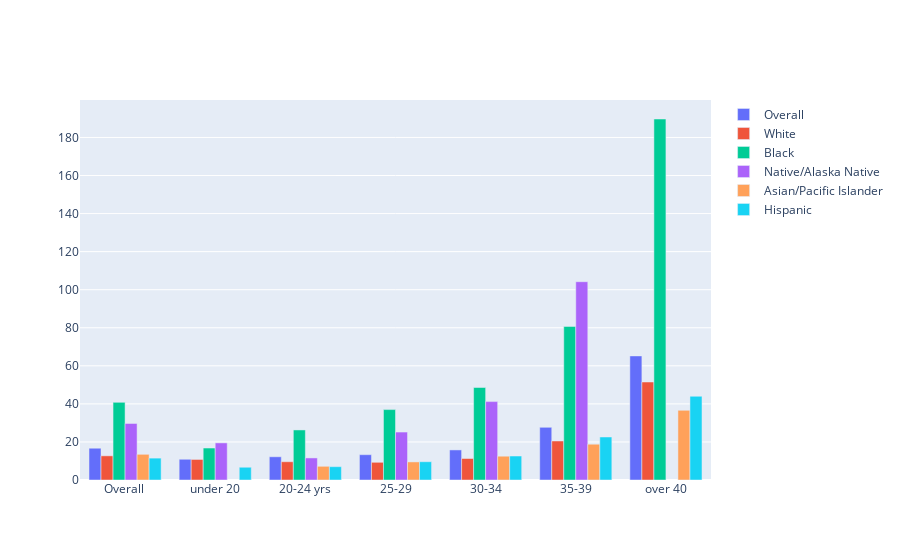

Write notebook code for a chart like this one.
### Code cell
fig = go.Figure(data=[
    go.Bar(name='Overall', x=df['Age Group'], y=df[' Total PRMR']),
    go.Bar(name='White', x=df['Age Group'], y=df['White PRMR']),
    go.Bar(name='Black', x=df['Age Group'], y=df['Black PRMR']),
    go.Bar(name='Native/Alaska Native', x=df['Age Group'], y=df['AI/AN PRMR']),
    go.Bar(name='Asian/Pacific Islander', x=df['Age Group'], y=df['Asian/ PI']),
    go.Bar(name='Hispanic', x=df['Age Group'], y=df['Hispanic PRMR']),
])
# Change the bar mode
fig.update_layout(barmode='group')
fig.show()

### Figure 1 — Plotly figure (JSON) as saved in the notebook; plotly's stock layout.template omitted (floating-point values rounded to 4 significant figures)
{"data": [{"name": "Overall", "type": "bar", "x": ["Overall ", "under 20", "20-24 yrs", "25-29", "30-34", "35-39", "over 40"], "y": [16.7, 10.9, 12.2, 13.3, 15.8, 27.7, 65.2]}, {"name": "White", "type": "bar", "x": ["Overall ", "under 20", "20-24 yrs", "25-29", "30-34", "35-39", "over 40"], "y": [12.7, 10.8, 9.6, 9.3, 11.3, 20.5, 51.5]}, {"name": "Black", "type": "bar", "x": ["Overall ", "under 20", "20-24 yrs", "25-29", "30-34", "35-39", "over 40"], "y": [40.8, 16.8, 26.3, 37, 48.6, 80.7, 189.7]}, {"name": "Native/Alaska Native", "type": "bar", "x": ["Overall ", "under 20", "20-24 yrs", "25-29", "30-34", "35-39", "over 40"], "y": [29.7, 19.5, 11.6, 25.2, 41.2, 104.2, null]}, {"name": "Asian/Pacific Islander", "type": "bar", "x": ["Overall ", "under 20", "20-24 yrs", "25-29", "30-34", "35-39", "over 40"], "y": [13.5, null, 7.2, 9.5, 12.5, 18.8, 36.6]}, {"name": "Hispanic", "type": "bar", "x": ["Overall ", "under 20", "20-24 yrs", "25-29", "30-34", "35-39", "over 40"], "y": [11.5, 6.7, 7, 9.6, 12.6, 22.6, 44]}], "layout": {"barmode": "group"}}
